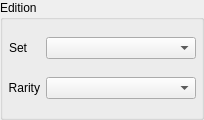
           <widget class="QGroupBox" name="groupBox_3">
            <property name="minimumSize">
             <size>
              <width>0</width>
              <height>120</height>
             </size>
            </property>
            <property name="title">
             <string>Edition</string>
            </property>
            <layout class="QGridLayout" name="gridLayout_2">
             <property name="leftMargin">
              <number>5</number>
             </property>
             <property name="topMargin">
              <number>5</number>
             </property>
             <property name="rightMargin">
              <number>5</number>
             </property>
             <property name="bottomMargin">
              <number>5</number>
             </property>
             <item row="0" column="0">
              <widget class="QLabel" name="label_48">
               <property name="sizePolicy">
                <sizepolicy hsizetype="Fixed" vsizetype="Preferred">
                 <horstretch>0</horstretch>
                 <verstretch>0</verstretch>
                </sizepolicy>
               </property>
               <property name="text">
                <string>Set</string>
               </property>
               <property name="alignment">
                <set>Qt::AlignRight|Qt::AlignTrailing|Qt::AlignVCenter</set>
               </property>
              </widget>
             </item>
             <item row="0" column="1">
              <widget class="QComboBox" name="cBSet_2">
               <property name="minimumSize">
                <size>
                 <width>150</width>
                 <height>0</height>
                </size>
               </property>
              </widget>
             </item>
             <item row="1" column="0">
              <widget class="QLabel" name="label_46">
               <property name="sizePolicy">
                <sizepolicy hsizetype="Fixed" vsizetype="Preferred">
                 <horstretch>0</horstretch>
                 <verstretch>0</verstretch>
                </sizepolicy>
               </property>
               <property name="text">
                <string>Rarity</string>
               </property>
               <property name="alignment">
                <set>Qt::AlignRight|Qt::AlignTrailing|Qt::AlignVCenter</set>
               </property>
              </widget>
             </item>
             <item row="1" column="1">
              <widget class="QComboBox" name="cBRarity_2"/>
             </item>
            </layout>
           </widget>
